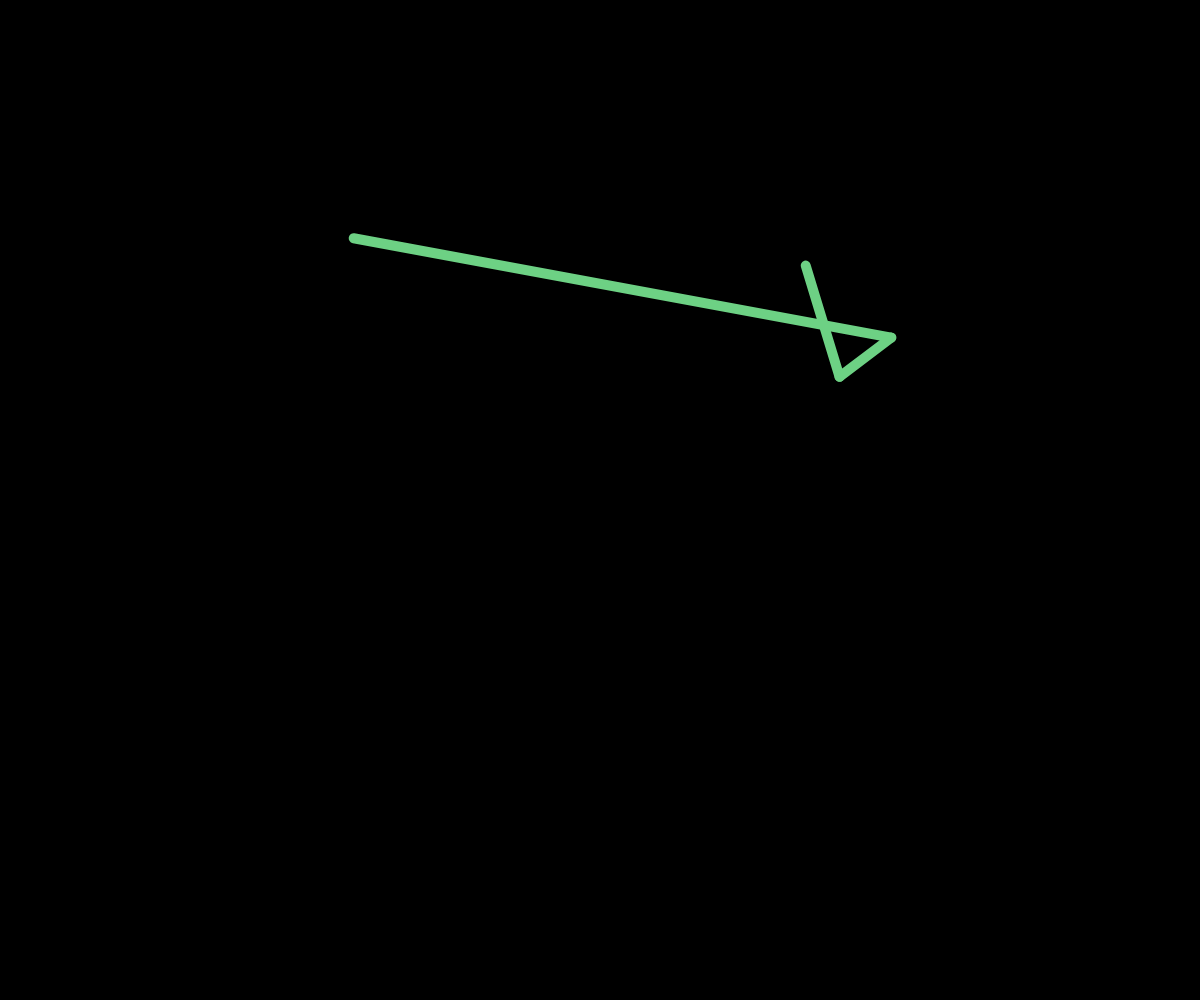
Frame 1 (no input)
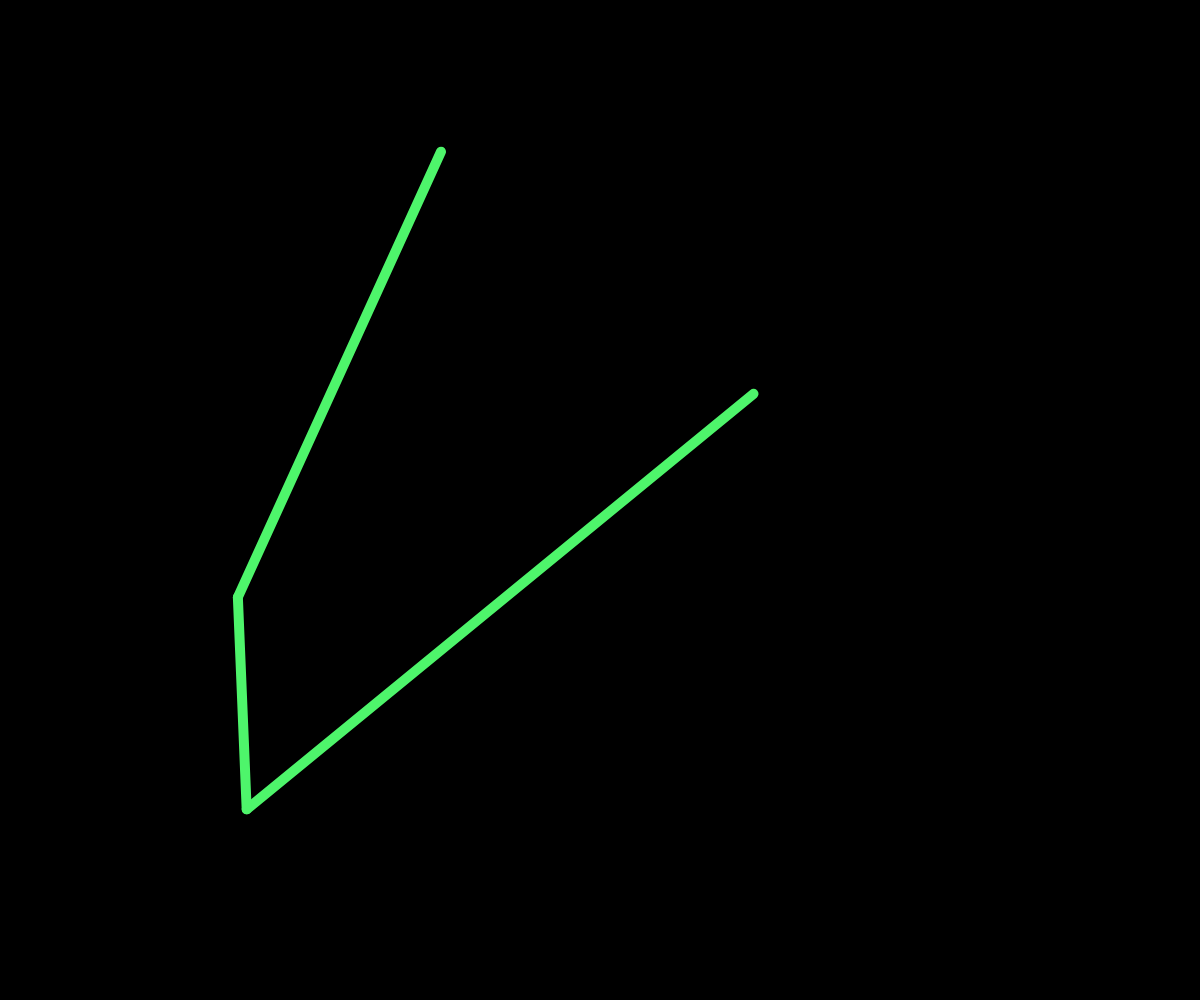
Frame 60 (no input)
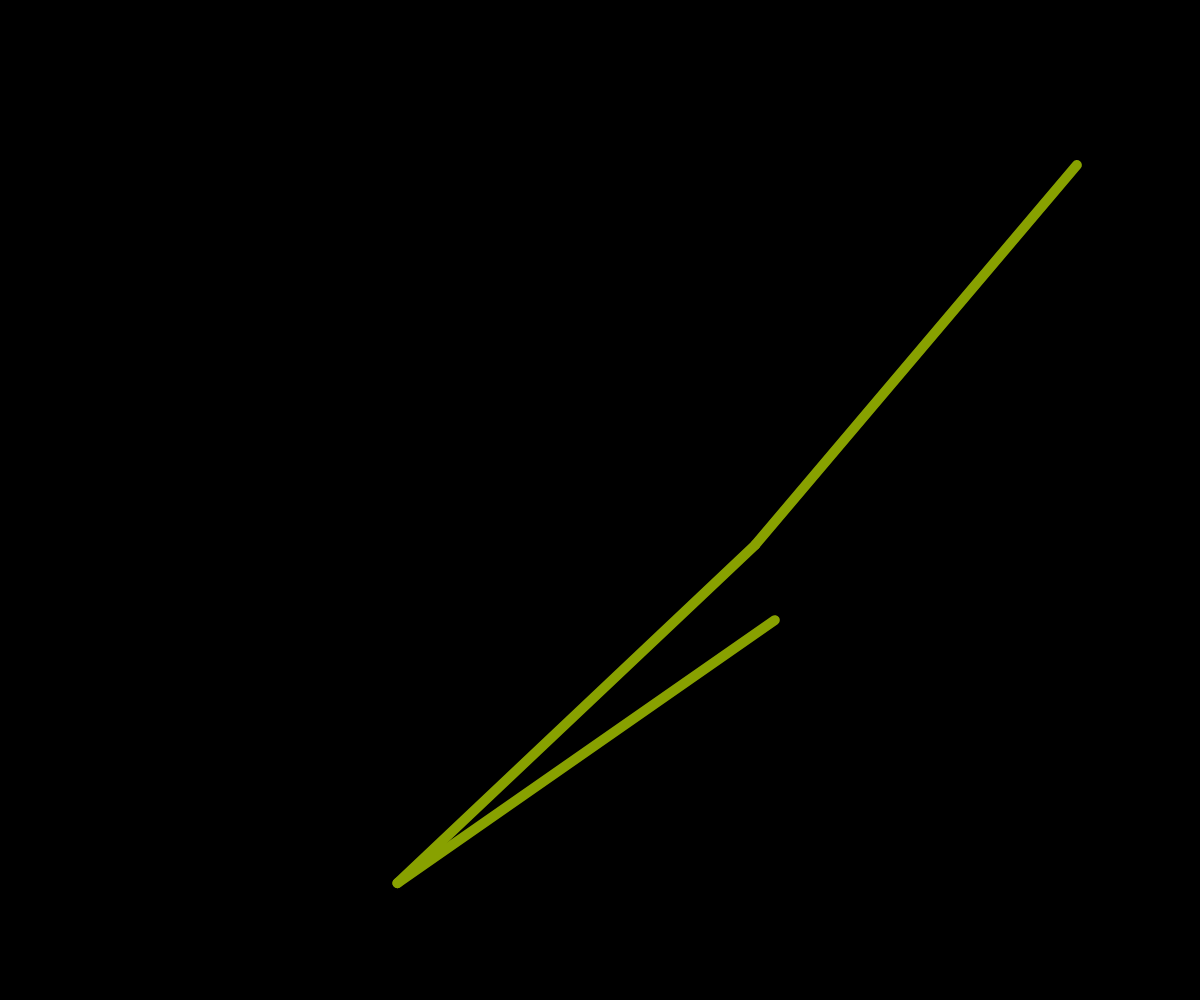
Frame 120 (the mouse pressed at the canvas centre since frame 60)

The p5.js sketch that drew these frames (run headless with seeded random() and noise() and a simulated clock; from frame 60 on, the mouse is pressed at the canvas centre):

// p5.js sketch
// ── sketch.js
let x1 = [];
let y1 = [];
let x2 = [];
let y2 = [];
let j = 0;

function setup() {
	createCanvas(windowWidth, windowHeight);
	background(0);
	stroke(255);
	strokeWeight(10);
	for (let i = 0; i < 1000; i++) {
		x1[i] = random(width * 0.1, width * 0.9);
		y1[i] = random(height * 0.1, height * 0.9);
	}
}

function draw() {
	background(0);
	stroke(random(255), random(255), random(255));
	line(x1[j], y1[j], x1[j + 1], y1[j + 1]);
	line(x1[j + 1], y1[j + 1], x1[j + 2], y1[j + 2]);
	line(x1[j + 2], y1[j + 2], x1[j + 3], y1[j + 3]);
	if (frameCount % 3 === 0) {
		if (j < 1000) {
			j++;
		} else {
			j = 0;
		}
	}
}

function windowResized() {
	resizeCanvas(windowWidth, windowHeight);
	for (let i = 0; i < 1000; i++) {
		x1[i] = random(width * 0.1, width * 0.9);
		y1[i] = random(height * 0.1, height * 0.9);
	}
}
